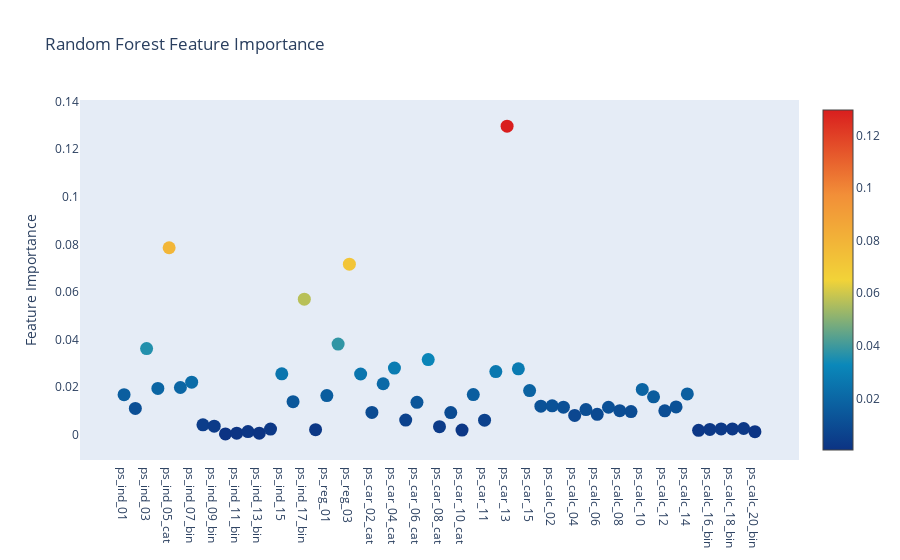

Source (notebook cell):
### Code cell
# Scatter plot 
trace = go.Scatter(
    y = rf.feature_importances_,
    x = features,
    mode='markers',
    marker=dict(
        sizemode = 'diameter',
        sizeref = 1,
        size = 13,
        #size= rf.feature_importances_,
        #color = np.random.randn(500), #set color equal to a variable
        color = rf.feature_importances_,
        colorscale='Portland',
        showscale=True
    ),
    text = features
)
data = [trace]

layout= go.Layout(
    autosize= True,
    title= 'Random Forest Feature Importance',
    hovermode= 'closest',
     xaxis= dict(
         ticklen= 5,
         showgrid=False,
        zeroline=False,
        showline=False
     ),
    yaxis=dict(
        title= 'Feature Importance',
        showgrid=False,
        zeroline=False,
        ticklen= 5,
        gridwidth= 2
    ),
    showlegend= False
)
fig = go.Figure(data=data, layout=layout)
py.iplot(fig,filename='scatter2010')

### Figure 1 — Plotly figure (JSON) as saved in the notebook; plotly's stock layout.template omitted (floating-point values rounded to 4 significant figures)
{"data": [{"marker": {"color": [0.01686, 0.01105, 0.03622, 0.01947, 0.07861, 0.01987, 0.02209, 0.004199, 0.003608, 0.0003743, 0.0006586, 0.001347, 0.0006631, 0.002396, 0.0256, 0.01392, 0.05697, 0.002158, 0.01648, 0.03813, 0.0717, 0.02554, 0.009404, 0.02144, 0.02801, 0.006161, 0.01364, 0.03162, 0.003394, 0.009318, 0.00199, 0.0169, 0.006131, 0.02658, 0.1297, 0.02773, 0.01855, 0.01201, 0.01216, 0.01158, 0.008129, 0.01059, 0.008598, 0.01156, 0.01014, 0.00976, 0.01907, 0.01595, 0.01008, 0.01171, 0.01718, 0.00187, 0.002257, 0.00247, 0.002456, 0.00263, 0.001287], "colorscale": [[0, "rgb(12,51,131)"], [0.25, "rgb(10,136,186)"], [0.5, "rgb(242,211,56)"], [0.75, "rgb(242,143,56)"], [1, "rgb(217,30,30)"]], "showscale": true, "size": 13, "sizemode": "diameter", "sizeref": 1}, "mode": "markers", "text": ["ps_ind_01", "ps_ind_02_cat", "ps_ind_03", "ps_ind_04_cat", "ps_ind_05_cat", "ps_ind_06_bin", "ps_ind_07_bin", "ps_ind_08_bin", "ps_ind_09_bin", "ps_ind_10_bin", "ps_ind_11_bin", "ps_ind_12_bin", "ps_ind_13_bin", "ps_ind_14", "ps_ind_15", "ps_ind_16_bin", "ps_ind_17_bin", "ps_ind_18_bin", "ps_reg_01", "ps_reg_02", "ps_reg_03", "ps_car_01_cat", "ps_car_02_cat", "ps_car_03_cat", "ps_car_04_cat", "ps_car_05_cat", "ps_car_06_cat", "ps_car_07_cat", "ps_car_08_cat", "ps_car_09_cat", "ps_car_10_cat", "ps_car_11_cat", "ps_car_11", "ps_car_12", "ps_car_13", "ps_car_14", "ps_car_15", "ps_calc_01", "ps_calc_02", "ps_calc_03", "ps_calc_04", "ps_calc_05", "ps_calc_06", "ps_calc_07", "ps_calc_08", "ps_calc_09", "ps_calc_10", "ps_calc_11", "ps_calc_12", "ps_calc_13", "ps_calc_14", "ps_calc_15_bin", "ps_calc_16_bin", "ps_calc_17_bin", "ps_calc_18_bin", "ps_calc_19_bin", "ps_calc_20_bin"], "type": "scatter", "x": ["ps_ind_01", "ps_ind_02_cat", "ps_ind_03", "ps_ind_04_cat", "ps_ind_05_cat", "ps_ind_06_bin", "ps_ind_07_bin", "ps_ind_08_bin", "ps_ind_09_bin", "ps_ind_10_bin", "ps_ind_11_bin", "ps_ind_12_bin", "ps_ind_13_bin", "ps_ind_14", "ps_ind_15", "ps_ind_16_bin", "ps_ind_17_bin", "ps_ind_18_bin", "ps_reg_01", "ps_reg_02", "ps_reg_03", "ps_car_01_cat", "ps_car_02_cat", "ps_car_03_cat", "ps_car_04_cat", "ps_car_05_cat", "ps_car_06_cat", "ps_car_07_cat", "ps_car_08_cat", "ps_car_09_cat", "ps_car_10_cat", "ps_car_11_cat", "ps_car_11", "ps_car_12", "ps_car_13", "ps_car_14", "ps_car_15", "ps_calc_01", "ps_calc_02", "ps_calc_03", "ps_calc_04", "ps_calc_05", "ps_calc_06", "ps_calc_07", "ps_calc_08", "ps_calc_09", "ps_calc_10", "ps_calc_11", "ps_calc_12", "ps_calc_13", "ps_calc_14", "ps_calc_15_bin", "ps_calc_16_bin", "ps_calc_17_bin", "ps_calc_18_bin", "ps_calc_19_bin", "ps_calc_20_bin"], "y": [0.01686, 0.01105, 0.03622, 0.01947, 0.07861, 0.01987, 0.02209, 0.004199, 0.003608, 0.0003743, 0.0006586, 0.001347, 0.0006631, 0.002396, 0.0256, 0.01392, 0.05697, 0.002158, 0.01648, 0.03813, 0.0717, 0.02554, 0.009404, 0.02144, 0.02801, 0.006161, 0.01364, 0.03162, 0.003394, 0.009318, 0.00199, 0.0169, 0.006131, 0.02658, 0.1297, 0.02773, 0.01855, 0.01201, 0.01216, 0.01158, 0.008129, 0.01059, 0.008598, 0.01156, 0.01014, 0.00976, 0.01907, 0.01595, 0.01008, 0.01171, 0.01718, 0.00187, 0.002257, 0.00247, 0.002456, 0.00263, 0.001287]}], "layout": {"autosize": true, "hovermode": "closest", "showlegend": false, "title": {"text": "Random Forest Feature Importance"}, "xaxis": {"showgrid": false, "showline": false, "ticklen": 5, "zeroline": false}, "yaxis": {"gridwidth": 2, "showgrid": false, "ticklen": 5, "title": {"text": "Feature Importance"}, "zeroline": false}}}
